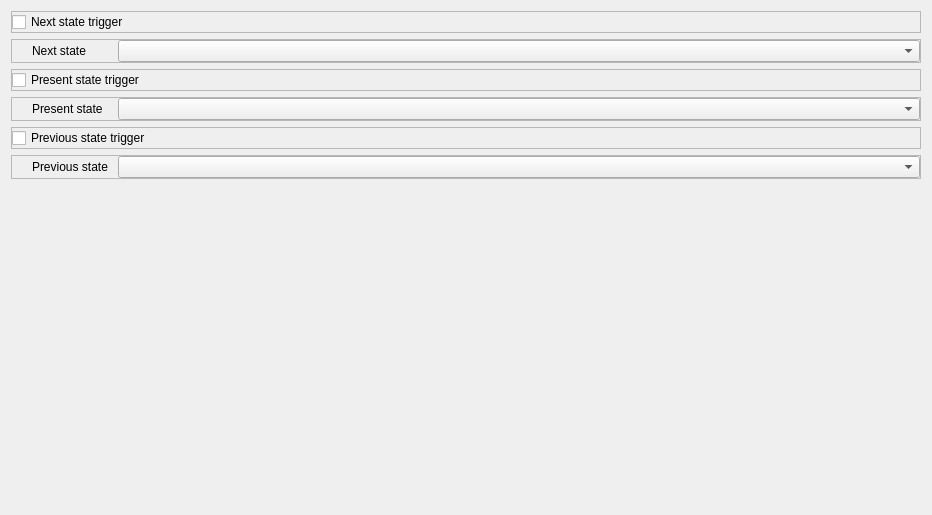
         <widget class="QWidget" name="scrollAreaWidgetContents_5">
          <property name="geometry">
           <rect>
            <x>0</x>
            <y>0</y>
            <width>932</width>
            <height>515</height>
           </rect>
          </property>
          <layout class="QVBoxLayout" name="verticalLayout_10">
           <item>
            <widget class="QFrame" name="frame_4">
             <property name="sizePolicy">
              <sizepolicy hsizetype="Expanding" vsizetype="Fixed">
               <horstretch>0</horstretch>
               <verstretch>0</verstretch>
              </sizepolicy>
             </property>
             <property name="frameShape">
              <enum>QFrame::Shape::StyledPanel</enum>
             </property>
             <property name="frameShadow">
              <enum>QFrame::Shadow::Raised</enum>
             </property>
             <layout class="QHBoxLayout" name="horizontalLayout_4" stretch="20">
              <property name="leftMargin">
               <number>0</number>
              </property>
              <property name="topMargin">
               <number>0</number>
              </property>
              <property name="rightMargin">
               <number>0</number>
              </property>
              <property name="bottomMargin">
               <number>0</number>
              </property>
              <item>
               <widget class="QCheckBox" name="checkBox_3">
                <property name="text">
                 <string>Next state trigger</string>
                </property>
               </widget>
              </item>
             </layout>
            </widget>
           </item>
           <item>
            <widget class="QFrame" name="frame_10">
             <property name="sizePolicy">
              <sizepolicy hsizetype="Expanding" vsizetype="Fixed">
               <horstretch>0</horstretch>
               <verstretch>0</verstretch>
              </sizepolicy>
             </property>
             <property name="frameShape">
              <enum>QFrame::Shape::StyledPanel</enum>
             </property>
             <property name="frameShadow">
              <enum>QFrame::Shadow::Raised</enum>
             </property>
             <layout class="QHBoxLayout" name="horizontalLayout_13" stretch="0,1,10">
              <property name="leftMargin">
               <number>0</number>
              </property>
              <property name="topMargin">
               <number>0</number>
              </property>
              <property name="rightMargin">
               <number>0</number>
              </property>
              <property name="bottomMargin">
               <number>0</number>
              </property>
              <item>
               <spacer name="horizontalSpacer_13">
                <property name="orientation">
                 <enum>Qt::Orientation::Horizontal</enum>
                </property>
                <property name="sizeType">
                 <enum>QSizePolicy::Policy::Fixed</enum>
                </property>
                <property name="sizeHint" stdset="0">
                 <size>
                  <width>20</width>
                  <height>20</height>
                 </size>
                </property>
               </spacer>
              </item>
              <item>
               <widget class="QLabel" name="label_7">
                <property name="text">
                 <string>Next state</string>
                </property>
               </widget>
              </item>
              <item>
               <widget class="QComboBox" name="comboBox_4"/>
              </item>
             </layout>
            </widget>
           </item>
           <item>
            <widget class="QFrame" name="frame_3">
             <property name="sizePolicy">
              <sizepolicy hsizetype="Expanding" vsizetype="Fixed">
               <horstretch>0</horstretch>
               <verstretch>0</verstretch>
              </sizepolicy>
             </property>
             <property name="frameShape">
              <enum>QFrame::Shape::StyledPanel</enum>
             </property>
             <property name="frameShadow">
              <enum>QFrame::Shadow::Raised</enum>
             </property>
             <layout class="QHBoxLayout" name="horizontalLayout_3" stretch="20">
              <property name="leftMargin">
               <number>0</number>
              </property>
              <property name="topMargin">
               <number>0</number>
              </property>
              <property name="rightMargin">
               <number>0</number>
              </property>
              <property name="bottomMargin">
               <number>0</number>
              </property>
              <item>
               <widget class="QCheckBox" name="checkBox_7">
                <property name="text">
                 <string>Present state trigger</string>
                </property>
               </widget>
              </item>
             </layout>
            </widget>
           </item>
           <item>
            <widget class="QFrame" name="frame_11">
             <property name="sizePolicy">
              <sizepolicy hsizetype="Expanding" vsizetype="Fixed">
               <horstretch>0</horstretch>
               <verstretch>0</verstretch>
              </sizepolicy>
             </property>
             <property name="frameShape">
              <enum>QFrame::Shape::StyledPanel</enum>
             </property>
             <property name="frameShadow">
              <enum>QFrame::Shadow::Raised</enum>
             </property>
             <layout class="QHBoxLayout" name="horizontalLayout_14" stretch="0,1,10">
              <property name="leftMargin">
               <number>0</number>
              </property>
              <property name="topMargin">
               <number>0</number>
              </property>
              <property name="rightMargin">
               <number>0</number>
              </property>
              <property name="bottomMargin">
               <number>0</number>
              </property>
              <item>
               <spacer name="horizontalSpacer_15">
                <property name="orientation">
                 <enum>Qt::Orientation::Horizontal</enum>
                </property>
                <property name="sizeType">
                 <enum>QSizePolicy::Policy::Fixed</enum>
                </property>
                <property name="sizeHint" stdset="0">
                 <size>
                  <width>20</width>
                  <height>20</height>
                 </size>
                </property>
               </spacer>
              </item>
              <item>
               <widget class="QLabel" name="label_8">
                <property name="text">
                 <string>Present state</string>
                </property>
               </widget>
              </item>
              <item>
               <widget class="QComboBox" name="comboBox_5"/>
              </item>
             </layout>
            </widget>
           </item>
           <item>
            <widget class="QFrame" name="frame_5">
             <property name="sizePolicy">
              <sizepolicy hsizetype="Expanding" vsizetype="Fixed">
               <horstretch>0</horstretch>
               <verstretch>0</verstretch>
              </sizepolicy>
             </property>
             <property name="frameShape">
              <enum>QFrame::Shape::StyledPanel</enum>
             </property>
             <property name="frameShadow">
              <enum>QFrame::Shadow::Raised</enum>
             </property>
             <layout class="QHBoxLayout" name="horizontalLayout_5" stretch="20">
              <property name="leftMargin">
               <number>0</number>
              </property>
              <property name="topMargin">
               <number>0</number>
              </property>
              <property name="rightMargin">
               <number>0</number>
              </property>
              <property name="bottomMargin">
               <number>0</number>
              </property>
              <item>
               <widget class="QCheckBox" name="checkBox_8">
                <property name="text">
                 <string>Previous state trigger</string>
                </property>
               </widget>
              </item>
             </layout>
            </widget>
           </item>
           <item>
            <widget class="QFrame" name="frame_12">
             <property name="sizePolicy">
              <sizepolicy hsizetype="Expanding" vsizetype="Fixed">
               <horstretch>0</horstretch>
               <verstretch>0</verstretch>
              </sizepolicy>
             </property>
             <property name="frameShape">
              <enum>QFrame::Shape::StyledPanel</enum>
             </property>
             <property name="frameShadow">
              <enum>QFrame::Shadow::Raised</enum>
             </property>
             <layout class="QHBoxLayout" name="horizontalLayout_15" stretch="0,1,10">
              <property name="leftMargin">
               <number>0</number>
              </property>
              <property name="topMargin">
               <number>0</number>
              </property>
              <property name="rightMargin">
               <number>0</number>
              </property>
              <property name="bottomMargin">
               <number>0</number>
              </property>
              <item>
               <spacer name="horizontalSpacer_17">
                <property name="orientation">
                 <enum>Qt::Orientation::Horizontal</enum>
                </property>
                <property name="sizeType">
                 <enum>QSizePolicy::Policy::Fixed</enum>
                </property>
                <property name="sizeHint" stdset="0">
                 <size>
                  <width>20</width>
                  <height>20</height>
                 </size>
                </property>
               </spacer>
              </item>
              <item>
               <widget class="QLabel" name="label_9">
                <property name="text">
                 <string>Previous state</string>
                </property>
               </widget>
              </item>
              <item>
               <widget class="QComboBox" name="comboBox_6"/>
              </item>
             </layout>
            </widget>
           </item>
           <item>
            <spacer name="verticalSpacer_2">
             <property name="orientation">
              <enum>Qt::Orientation::Vertical</enum>
             </property>
             <property name="sizeHint" stdset="0">
              <size>
               <width>20</width>
               <height>314</height>
              </size>
             </property>
            </spacer>
           </item>
          </layout>
         </widget>
